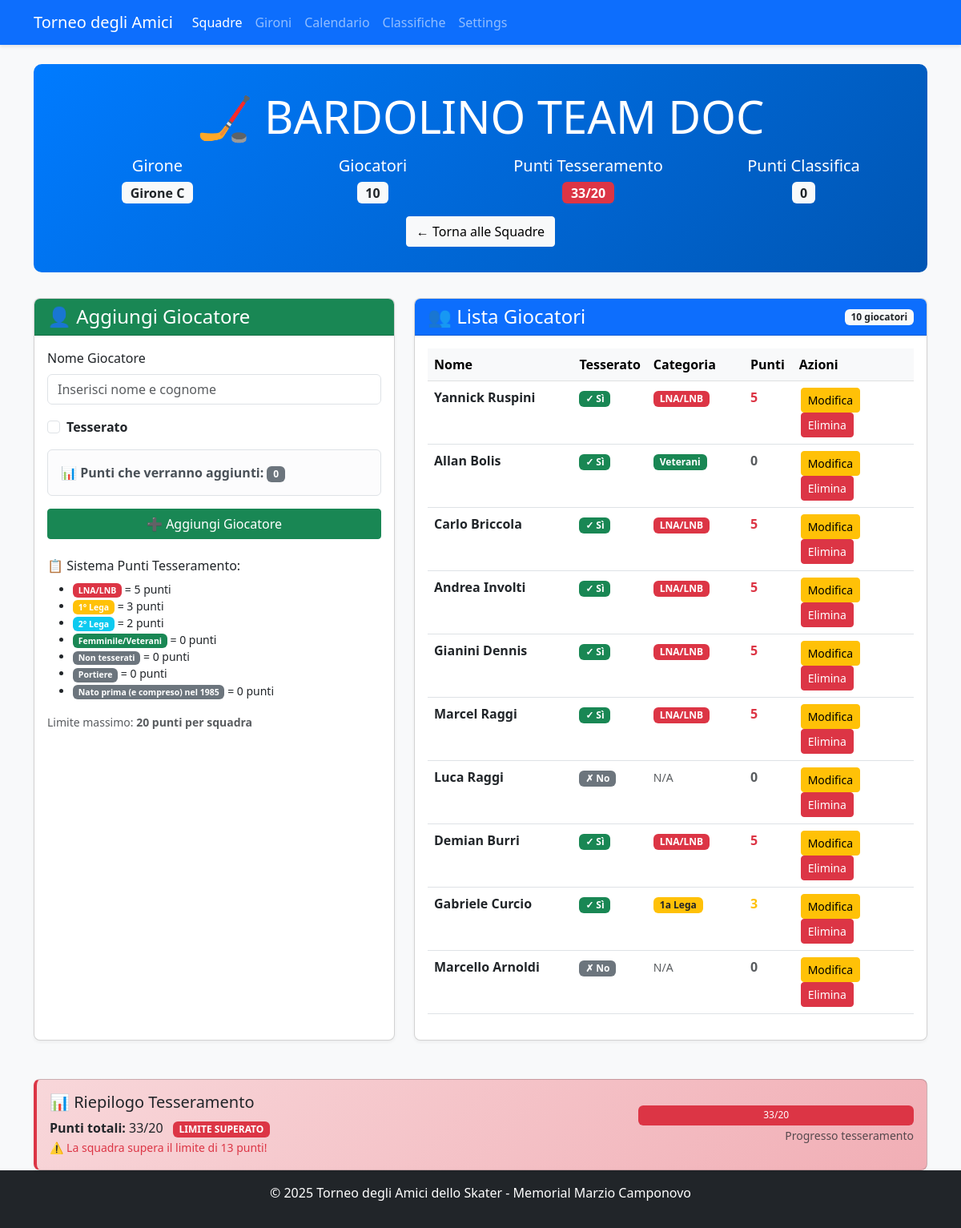
The app's page /team/10, older data.
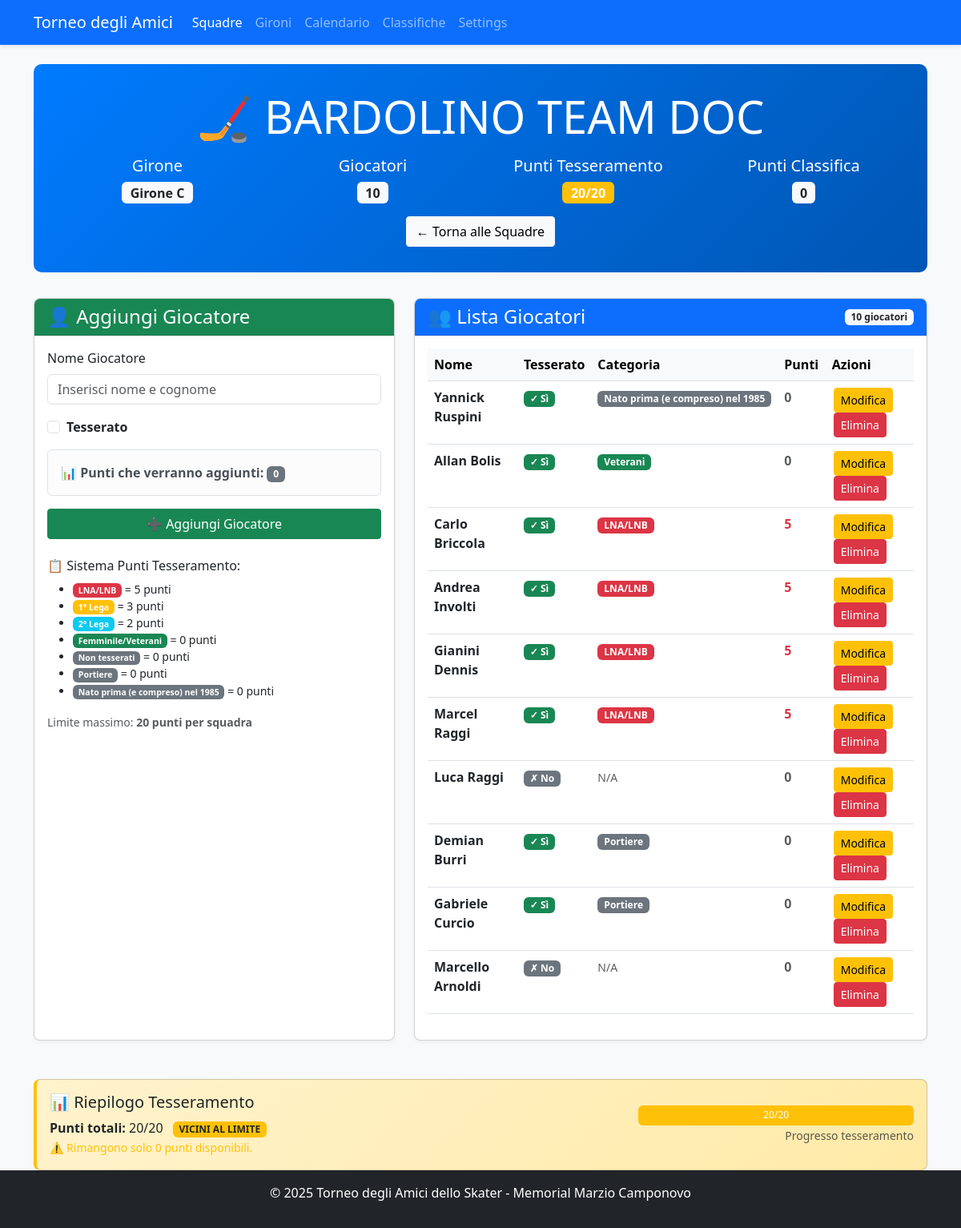
The same page, newer data.
### app.py (models this page shows, shortened)
class Player(db.Model):
    id = db.Column(db.Integer, primary_key=True)
    name = db.Column(db.String(100), nullable=False)
    team_id = db.Column(db.Integer, db.ForeignKey('team.id'), nullable=False)
    is_registered = db.Column(db.Boolean, default=False)
    category = db.Column(db.String(20))  # LNA/LNB, 1a Lega, 2a Lega, Non tesserato
    goals = db.Column(db.Integer, default=0)
    assists = db.Column(db.Integer, default=0)
    penalties = db.Column(db.Integer, default=0)
    @property
    def registration_points(self):
        if not self.is_registered:
            return 0  # Non tesserato = 0 punti
        points_map = {
            'LNA/LNB': 5,     # LNA/LNB = 5 punti
            '1a Lega': 3,     # 1° Lega = 3 punti
            '2a Lega': 2,     # 2° Lega = 2 punti
            'Femminile': 0,   # Femminile = 0 punti
            'Veterani': 0,     # Veterani = 0 punti
            'Portiere': 0,     # Portiere = 0 punti
            'Old': 0
        }
        return points_map.get(self.category, 0)  # Default 0 punti se categoria non riconosciuta

### app.py (the view, shortened to what this page needs)
@app.route('/team/<int:team_id>', methods=['GET', 'POST'])
def team_detail(team_id):
    team = Team.query.get_or_404(team_id)
    return render_template('team_detail.html', team=team)

### app.py (called while the page is built, shortened)
def get_tournament_dates():
    try:
        if db.inspect(db.engine).has_table('tournament_settings'):
            settings = TournamentSettings.query.first()
            if settings and settings.qualification_day1:
                return {
                    'qualification_day1': settings.qualification_day1,
                    'qualification_day2': settings.qualification_day2,
                    'quarterfinals_ml': settings.quarterfinals_ml_date,
                    'quarterfinals_bl': settings.quarterfinals_bl_date,
                    'semifinals_ml': settings.semifinals_ml_date,
                    'semifinals_bl': settings.semifinals_bl_date,
                    'finals': settings.finals_date
                }
    except Exception as e:
        print(f"Errore nel recupero date da settings: {e}")

    @property
    def games_played(self):
        return self.wins + self.losses + self.draws

    @property
    def player_points_total(self):
        return sum(player.registration_points for player in self.players)

### templates/team_detail.html (shortened to what the changed rows need)
<!DOCTYPE html>
<html lang="it">
<head>
    <link rel="stylesheet" href="https://cdn.jsdelivr.net/npm/bootstrap@5.3.0/dist/css/bootstrap.min.css">
    <link rel="stylesheet" href="{{ url_for('static', filename='style.css') }}">
</head>
<body class="d-flex flex-column min-vh-100">
    <div class="container mt-4">
        <div class="team-header text-center">
            <h1 class="display-4 mb-3">🏒 {{ team.name }}</h1>
            <div class="row">
                <div class="col-md-3">
                    <h5>Punti Tesseramento</h5>
                    <span class="badge {% if team.player_points_total > 20 %}bg-danger{% elif team.player_points_total >= 18 %}bg-warning{% else %}bg-success{% endif %} fs-6">
                        {{ team.player_points_total }}/20
                    </span>
                </div>
            </div>
        </div>
        <div class="row">
            <div class="col-lg-7 mb-4">
                <div class="card h-100">
                    <div class="card-body">
                        {% if team.players %}
                            <div class="table-responsive">
                                <table class="table table-hover">
                                    <thead class="table-light">
                                        <tr>
                                            <th width="30%">Nome</th>
                                            <th width="15%">Tesserato</th>
                                            <th width="20%">Categoria</th>
                                            <th width="10%">Punti</th>
                                            <th width="25%">Azioni</th>
                                        </tr>
                                    </thead>
                                    <tbody>
                                        {% for player in team.players %}
                                            <tr class="player-card">
                                                <td>
                                                    <strong>{{ player.name }}</strong>
                                                </td>
                                                <td>
                                                    {% if player.is_registered %}
                                                        <span class="badge bg-success">✓ Sì</span>
                                                    {% else %}
                                                        <span class="badge bg-secondary">✗ No</span>
                                                    {% endif %}
                                                </td>
                                                <td>
                                                    {% if player.category %}
                                                        <span class="badge category-badge {% if player.category == 'LNA/LNB' %}bg-danger{% elif player.category == '1a Lega' %}bg-warning text-dark{% elif player.category == '2a Lega' %}bg-info{% elif player.category == 'Femminile' %}bg-success{% elif player.category == 'Veterani' %}bg-success{% else %}bg-secondary{% endif %}">
                                                            {{ player.category }}
                                                        </span>
                                                    {% else %}
                                                        <span class="text-muted small">N/A</span>
                                                    {% endif %}
                                                </td>
                                                <td>
                                                    <strong class="{% if player.registration_points == 5 %}text-danger{% elif player.registration_points == 3 %}text-warning{% elif player.registration_points == 2 %}text-info{% else %}text-muted{% endif %}">
                                                        {{ player.registration_points }}
                                                    </strong>
                                                </td>
                                                <td>
                                                    <div class="action-buttons">
                                                        <a href="{{ url_for('edit_player', player_id=player.id) }}"
                                                           class="btn btn-sm btn-warning"
                                                           title="Modifica {{ player.name }}">
                                                            Modifica
                                                        </a>
                                                        <form action="{{ url_for('delete_player', player_id=player.id) }}"
                                                              method="post"
                                                              class="d-inline">
                                                            <button type="submit"
                                                                    class="btn btn-sm btn-danger"
                                                                    onclick="return confirm('Sei sicuro di voler eliminare {{ player.name }}?\n\nQuesta azione eliminerà anche tutte le sue statistiche di gioco.')"
                                                                    title="Elimina {{ player.name }}">
                                                                Elimina
                                                            </button>
                                                        </form>
                                                    </div>
                                                </td>
                                            </tr>
                                        {% endfor %}
                                    </tbody>
                                </table>
                            </div>
                        {% endif %}
                    </div>
                </div>
            </div>
        </div>
        <div class="row mt-4">
            <div class="col-12">
                <div class="card points-card {% if team.player_points_total > 20 %}danger{% elif team.player_points_total >= 18 %}warning{% endif %}">
                    <div class="card-body">
                        <div class="row align-items-center">
                            <div class="col-md-8">
                                <h5 class="mb-0">
                                    📊 Riepilogo Tesseramento
                                </h5>
                                <div class="mt-2">
                                    <strong>Punti totali:</strong> {{ team.player_points_total }}/20
                                    {% if team.player_points_total > 20 %}
                                        <span class="badge bg-danger ms-2">LIMITE SUPERATO</span>
                                        <br><small class="text-danger">
                                            ⚠️ La squadra supera il limite di {{ team.player_points_total - 20 }} punti!
                                        </small>
                                    {% elif team.player_points_total >= 18 %}
                                        <span class="badge bg-warning text-dark ms-2">VICINI AL LIMITE</span>
                                        <br><small class="text-warning">
                                            ⚠️ Rimangono solo {{ 20 - team.player_points_total }} punti disponibili.
                                        </small>
                                    {% else %}
                                        <span class="badge bg-success ms-2">ENTRO I LIMITI</span>
                                        <br><small class="text-success">
                                            ✅ Rimangono {{ 20 - team.player_points_total }} punti per altri giocatori tesserati.
                                        </small>
                                    {% endif %}
                                </div>
                            </div>
                            <div class="col-md-4 text-end">
                                <div class="progress" style="height: 25px;">
                                    <div class="progress-bar {% if team.player_points_total > 20 %}bg-danger{% elif team.player_points_total >= 18 %}bg-warning{% else %}bg-success{% endif %}"
                                         style="width: {{ (team.player_points_total / 20 * 100)|round }}%">
                                        {{ team.player_points_total }}/20
                                    </div>
                                </div>
                            </div>
                        </div>
                    </div>
                </div>
            </div>
        </div>
    </div>
</body>
</html>

Row changes from the older to the newer data that the page shows:
changed Player "Yannick Ruspini": player_points_total "33" → "20"; category "LNA/LNB" → "Nato prima (e compreso) nel 1985"; registration_points "5" → "0"; 20-team.player_points_total (not shown) → "0"; team.player_points_total-20 "13" → (not shown)
changed Player "Demian Burri": category "LNA/LNB" → "Portiere"; registration_points "5" → "0"
changed Player "Gabriele Curcio": category "1a Lega" → "Portiere"; registration_points "3" → "0"
Text that changed along with them:
{{ (team.player_points_total / 20 * 100)|round }}: 165.0 → 100.0 (drawn)
text no longer shown: "LIMITE SUPERATO ⚠️ La squadra supera il limite di punti!"
text now shown: "VICINI AL LIMITE ⚠️ Rimangono solo punti disponibili."
